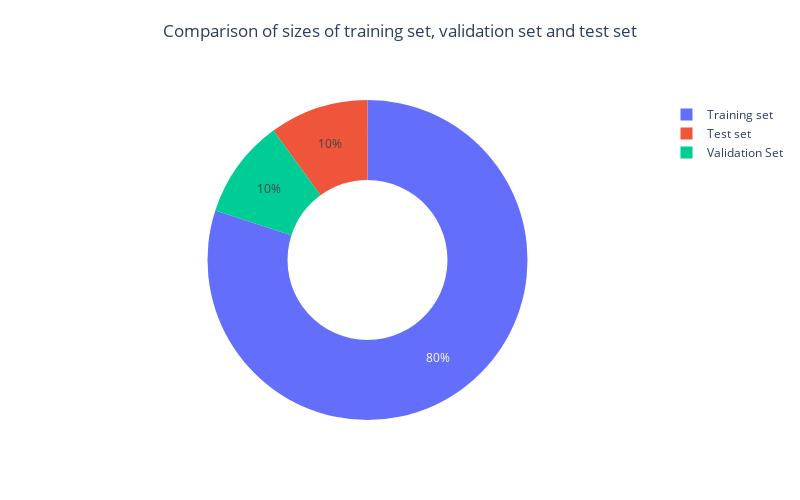

Notebook source saved alongside this figure:
### Code cell
# Feature-target split
X, y = data.drop('label', axis = 1), data['label']

# Train-test split (from complete data)
X_train, X_test, y_train, y_test = train_test_split(X, y, test_size = 0.2, random_state = 40)
data_train = pd.concat([X_train, y_train], axis = 1)

# Validation-test split (from test data)
X_val, X_test, y_val, y_test = train_test_split(X_test, y_test, test_size = 0.5, random_state = 40)
data_val, data_test = pd.concat([X_val, y_val], axis = 1), pd.concat([X_test, y_test], axis = 1)

# Comparison of sizes of training set, validation set and test set
values = np.array([len(data_train), len(data_val), len(data_test)])
labels = ['Training set', 'Validation Set', 'Test set']
fig = go.Figure(data = [go.Pie(values = values, labels = labels, hole = 0.5, textinfo = 'percent', title = " ")])
text_title = "Comparison of sizes of training set, validation set and test set"
fig.update_layout(height = 500, width = 800, showlegend = True, title = dict(text = text_title, x = 0.5, y = 0.95)) 
fig.show()

### Figure 1 — Plotly figure (JSON) as saved in the notebook; plotly's stock layout.template omitted (floating-point values rounded to 4 significant figures)
{"data": [{"hole": 0.5, "labels": ["Training set", "Validation Set", "Test set"], "textinfo": "percent", "title": {"text": " "}, "type": "pie", "values": [22241, 2780, 2781]}], "layout": {"height": 500, "showlegend": true, "title": {"text": "Comparison of sizes of training set, validation set and test set", "x": 0.5, "y": 0.95}, "width": 800}}
